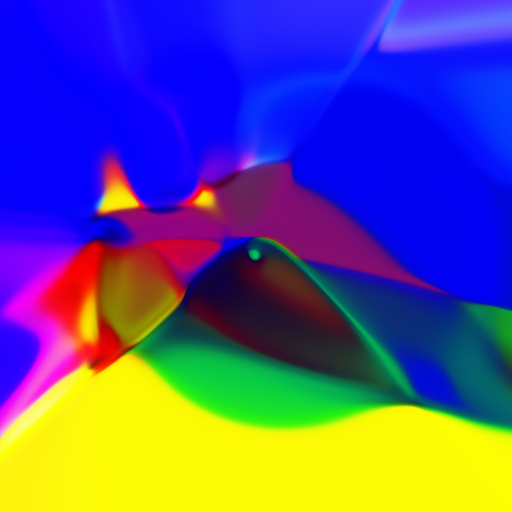

Reproduce this figure in Python.
'''
CPPN - Generate Art using Neural Networks
Author - AntixK
Heavily Inspired by - https://github.com/hardmaru/cppn-tensorflow
'''

import numpy as np
import matplotlib.pyplot as plt
from PIL import Image


class Art_Gen(object):
    def initialise_CPPN(self, batch_size=1, net_size=32, h_size=32, x_res=256,
                        y_res=256, scaling=1.0, RGB=False):

        # Setting Parameters
        self.batch_size = batch_size
        self.net_size = net_size
        self.h_size = h_size
        self.x_res = x_res
        self.y_res = y_res
        self.scaling = scaling

        if RGB == True:
            self.c_dim = 3
        else:
            self.c_dim = 1

        self.num_points = x_res * y_res

        # Configuring Network
        self.img_batch = np.random.standard_normal(size=(batch_size, x_res, y_res, self.c_dim))
        self.hid_vec = np.random.standard_normal(size=(batch_size, self.h_size))

        self.x_dat = np.random.standard_normal(size=(batch_size, self.x_res * self.y_res, 1))
        self.y_dat = np.random.standard_normal(size=(batch_size, self.x_res * self.y_res, 1))
        self.r_dat = np.random.standard_normal(size=(batch_size, self.x_res * self.y_res, 1))

    def create_grid(self, x_res=32, y_res=32, scaling=1.0):

        num_points = x_res * y_res
        x_range = np.linspace(-1 * scaling, scaling, num=x_res)
        y_range = np.linspace(-1 * scaling, scaling, num=y_res)
        x_mat = np.matmul(np.ones((y_res, 1)), x_range.reshape((1, x_res)))
        y_mat = np.matmul(y_range.reshape((y_res, 1)), np.ones((1, x_res)))
        r_mat = np.sqrt(x_mat * x_mat + y_mat * y_mat)
        x_mat = np.tile(x_mat.flatten(), self.batch_size).reshape(self.batch_size, num_points, 1)
        y_mat = np.tile(y_mat.flatten(), self.batch_size).reshape(self.batch_size, num_points, 1)
        r_mat = np.tile(r_mat.flatten(), self.batch_size).reshape(self.batch_size, num_points, 1)

        return x_mat, y_mat, r_mat

    def build_CPPN(self, x_res, y_res, x_dat, y_dat, r_dat, hid_vec):

        num_points = x_res * y_res

        # Scale the hidden vector
        hid_vec_scaled = np.reshape(hid_vec, (self.batch_size, 1, self.h_size)) * \
                         np.ones((num_points, 1), dtype=np.float32) * self.scaling

        # Unwrap the grid matrices
        x_dat_unwrapped = np.reshape(x_dat, (self.batch_size * num_points, 1))
        y_dat_unwrapped = np.reshape(y_dat, (self.batch_size * num_points, 1))
        r_dat_unwrapped = np.reshape(r_dat, (self.batch_size * num_points, 1))
        h_vec_unwrapped = np.reshape(hid_vec_scaled, (self.batch_size * num_points, self.h_size))

        # Build the network
        self.art_net = self.fully_connected(h_vec_unwrapped, self.net_size) + \
                       self.fully_connected(x_dat_unwrapped, self.net_size, with_bias=False) + \
                       self.fully_connected(y_dat_unwrapped, self.net_size, with_bias=False) + \
                       self.fully_connected(r_dat_unwrapped, self.net_size, with_bias=False)

        # Set Activation function
        out = self.tanh_sig()

        model = np.reshape(out, (self.batch_size, x_res, y_res, self.c_dim))

        return model

    def tanh_sig(self, num_layers=3):
        h = np.tanh(self.art_net)
        for i in range(num_layers):
            h = np.tanh(self.fully_connected(h, self.net_size))
        out = self.sigmoid(self.fully_connected(h, self.c_dim))

        return out

    def sin_tanh_sof(self):
        h = np.tanh(self.art_net)
        h = 0.95 * np.sin(self.fully_connected(h, self.net_size))
        h = np.tanh(self.fully_connected(h, self.net_size))
        h = self.soft_plus(self.fully_connected(h, self.net_size))
        h = np.tanh(self.fully_connected(h, self.net_size))
        out = self.soft_plus(self.fully_connected(h, self.c_dim))

        return out

    def tanh_sig_sin_sof(self):
        h = np.tanh(self.art_net)
        h = 0.8 * np.sin(self.fully_connected(h, self.net_size))
        h = np.tanh(self.fully_connected(h, self.net_size))
        h = self.soft_plus(self.fully_connected(h, self.net_size))
        out = self.sigmoid(self.fully_connected(h, self.c_dim))

        return out

    def fully_connected(self, input, out_dim, with_bias=True):
        mat = np.random.standard_normal(size=(input.shape[1], out_dim)).astype(np.float32)

        result = np.matmul(input, mat)

        if with_bias == True:
            bias = np.random.standard_normal(size=(1, out_dim)).astype(np.float32)
            result += bias * np.ones((input.shape[0], 1), dtype=np.float32)

        return result

    def sigmoid(self, x):

        return 1.0 / (1.0 + np.exp(-1 * x))

    def soft_plus(self, x):

        return np.log(1.0 + np.exp(x))

    def generate(self, x_res=256, y_res=256, scaling=20.0, z=None):

        # Generate Random Key to generate image
        if z is None:
            z = np.random.uniform(low=-1.0, high=1.0, size=(self.batch_size, self.h_size)).astype(np.float32)

        x_dat, y_dat, r_dat = self.create_grid(x_res, y_res, scaling)
        art = self.build_CPPN(x_res, y_res, x_dat, y_dat, r_dat, z)

        return art


def Generate_Art(batch_size=1, net_size=16, h_size=8, x_res=512, y_res=512, scaling=10.0, RGB=True, seed=None):
    if seed is not None:
        np.random.seed(seed)

    art = Art_Gen()
    art.initialise_CPPN(batch_size, net_size, h_size, RGB=RGB)

    if RGB == True:
        c_dim = 3
    else:
        c_dim = 1

    image_data = art.generate(x_res, y_res, scaling)

    plt.subplot(1, 1, 1)

    if RGB == False:
        plt.imshow(image_data.reshape(y_res, x_res), cmap='Greys', interpolation='nearest')
    else:
        plt.imshow(image_data.reshape(y_res, x_res, c_dim), interpolation='nearest')
    plt.axis('off')

    img_data = np.array(1 - image_data)

    if c_dim > 1:
        img_data = np.array(img_data.reshape((y_res, x_res, c_dim)) * 255.0, dtype=np.uint8)
    else:
        img_data = np.array(img_data.reshape((y_res, x_res)) * 255.0, dtype=np.uint8)
    im = Image.fromarray(img_data)
    im.save('art.png')
    plt.show()


if __name__ == '__main__':
    #
    Generate_Art(batch_size=1, net_size=16, h_size=32, x_res=512, y_res=512, scaling=10.0, RGB=True, seed=None)